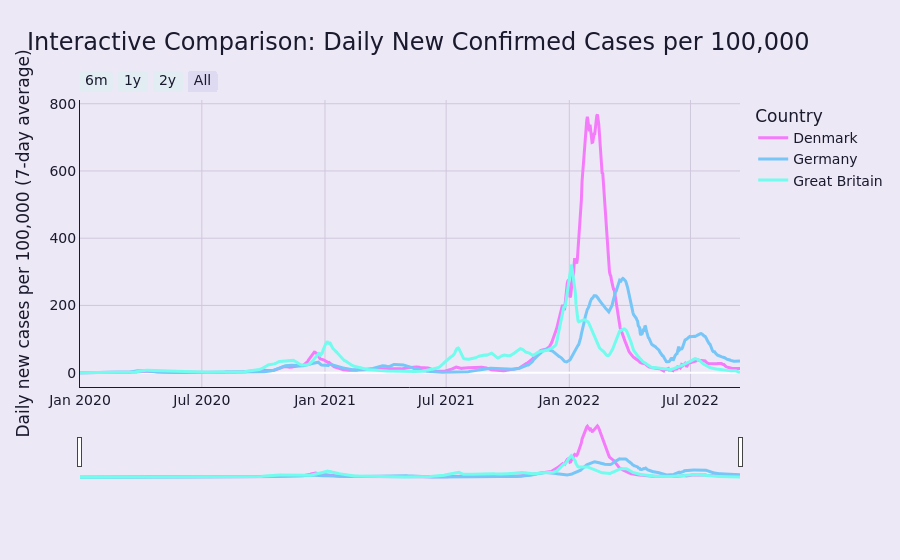

The notebook cell saved with this chart:
### Markdown cell above
## Interactive comparison of daily new confirmed cases per 100,000 with date range controls

This interactive figure adds both a **date range slider** and **range selector buttons**, allowing the user to quickly focus on shorter phases of the pandemic, such as 6 months, 1 year, or 2 years.

The chart shows the **7-day average of daily new confirmed cases per 100,000 inhabitants**, which makes the comparison more meaningful across countries with different population sizes.

This view is especially useful for exploring when specific waves began, peaked, and declined in Denmark, Germany, and Great Britain.

### Code cell
import plotly.graph_objects as go

# Prepare plotted data for interactive figure
interactive_cases_range_df = epi_compare[
    ["date", "location_key", "country", "new_confirmed_per_100k_7d"]
].copy()

# Save plotted data as CSV
save_plot_data(
    interactive_cases_range_df,
    "interactive_daily_new_confirmed_cases_per_100k_with_date_controls.csv"
)

# Create interactive figure
fig = go.Figure()

for code in selected_countries:
    df_country = interactive_cases_range_df[
        interactive_cases_range_df["location_key"] == code
    ].sort_values("date")

    fig.add_trace(
        go.Scatter(
            x=df_country["date"],
            y=df_country["new_confirmed_per_100k_7d"],
            mode="lines",
            name=country_names[code],
            line=dict(color=COUNTRY_COLORS[code], width=3),
            hovertemplate=(
                "<b>%{fullData.name}</b><br>"
                "Date: %{x|%Y-%m-%d}<br>"
                "Daily new cases per 100,000 (7-day avg): %{y:.2f}<extra></extra>"
            )
        )
    )

fig.update_layout(
    paper_bgcolor=BG,
    plot_bgcolor=BG,
    font=dict(
        family="Aptos, DejaVu Sans, Arial, sans-serif",
        color=TEXT,
        size=14
    ),
    title=dict(
        text="Interactive Comparison: Daily New Confirmed Cases per 100,000",
        font=dict(size=24, color=TEXT),
        x=0.03,
        xanchor="left"
    ),
    xaxis_title="",
    yaxis_title="Daily new cases per 100,000 (7-day average)",
    hovermode="x unified",
    legend_title="Country"
)

fig.update_xaxes(
    showgrid=True,
    gridcolor=GRID,
    linecolor=TEXT,
    tickcolor=TEXT,
    rangeslider_visible=True,
    rangeselector=dict(
        bgcolor=ACCENT_2,
        activecolor=ACCENT_4,
        buttons=list([
            dict(count=6, label="6m", step="month", stepmode="backward"),
            dict(count=1, label="1y", step="year", stepmode="backward"),
            dict(count=2, label="2y", step="year", stepmode="backward"),
            dict(step="all", label="All")
        ])
    )
)

fig.update_yaxes(
    showgrid=True,
    gridcolor=GRID,
    linecolor=TEXT,
    tickcolor=TEXT
)


# Display in notebook
fig.show()

### Figure 1 — Plotly figure (JSON) as saved in the notebook; plotly's stock layout.template omitted (floating-point values rounded to 4 significant figures; data arrays with more than 128 entries replaced by an {"elided": "..."} marker saying what was removed)
{"data": [{"hovertemplate": "<b>%{fullData.name}</b><br>Date: %{x|%Y-%m-%d}<br>Daily new cases per 100,000 (7-day avg): %{y:.2f}<extra></extra>", "line": {"color": "#F47CFB", "width": 3}, "mode": "lines", "name": "Denmark", "type": "scatter", "x": {"elided": "987 str values"}, "y": {"elided": "987 float values"}}, {"hovertemplate": "<b>%{fullData.name}</b><br>Date: %{x|%Y-%m-%d}<br>Daily new cases per 100,000 (7-day avg): %{y:.2f}<extra></extra>", "line": {"color": "#76C6F8", "width": 3}, "mode": "lines", "name": "Germany", "type": "scatter", "x": {"elided": "987 str values"}, "y": {"elided": "987 float values"}}, {"hovertemplate": "<b>%{fullData.name}</b><br>Date: %{x|%Y-%m-%d}<br>Daily new cases per 100,000 (7-day avg): %{y:.2f}<extra></extra>", "line": {"color": "#72FCEE", "width": 3}, "mode": "lines", "name": "Great Britain", "type": "scatter", "x": {"elided": "987 str values"}, "y": {"elided": "987 float values"}}], "layout": {"font": {"color": "#1A1A2E", "family": "Aptos, DejaVu Sans, Arial, sans-serif", "size": 14}, "hovermode": "x unified", "legend": {"title": {"text": "Country"}}, "paper_bgcolor": "#EDE8F5", "plot_bgcolor": "#EDE8F5", "title": {"font": {"color": "#1A1A2E", "size": 24}, "text": "Interactive Comparison: Daily New Confirmed Cases per 100,000", "x": 0.03, "xanchor": "left"}, "xaxis": {"gridcolor": "#CFC7DD", "linecolor": "#1A1A2E", "rangeselector": {"activecolor": "#DEDAF2", "bgcolor": "#E1ECF3", "buttons": [{"count": 6, "label": "6m", "step": "month", "stepmode": "backward"}, {"count": 1, "label": "1y", "step": "year", "stepmode": "backward"}, {"count": 2, "label": "2y", "step": "year", "stepmode": "backward"}, {"label": "All", "step": "all"}]}, "rangeslider": {"visible": true}, "showgrid": true, "tickcolor": "#1A1A2E", "title": {"text": ""}}, "yaxis": {"gridcolor": "#CFC7DD", "linecolor": "#1A1A2E", "showgrid": true, "tickcolor": "#1A1A2E", "title": {"text": "Daily new cases per 100,000 (7-day average)"}}}}
